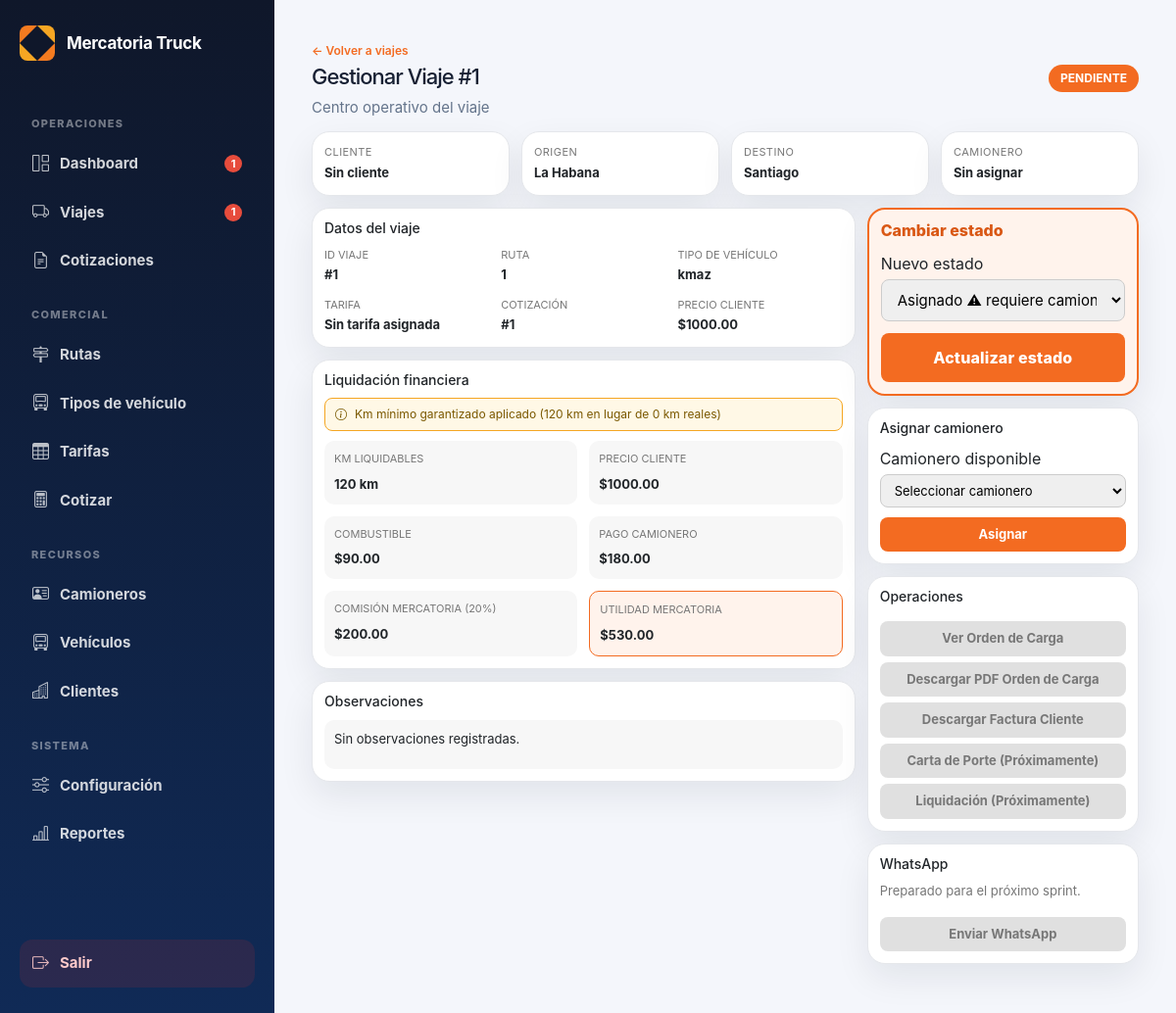
The page /admin/viaje/1 (signed in) on the database as committed earlier.
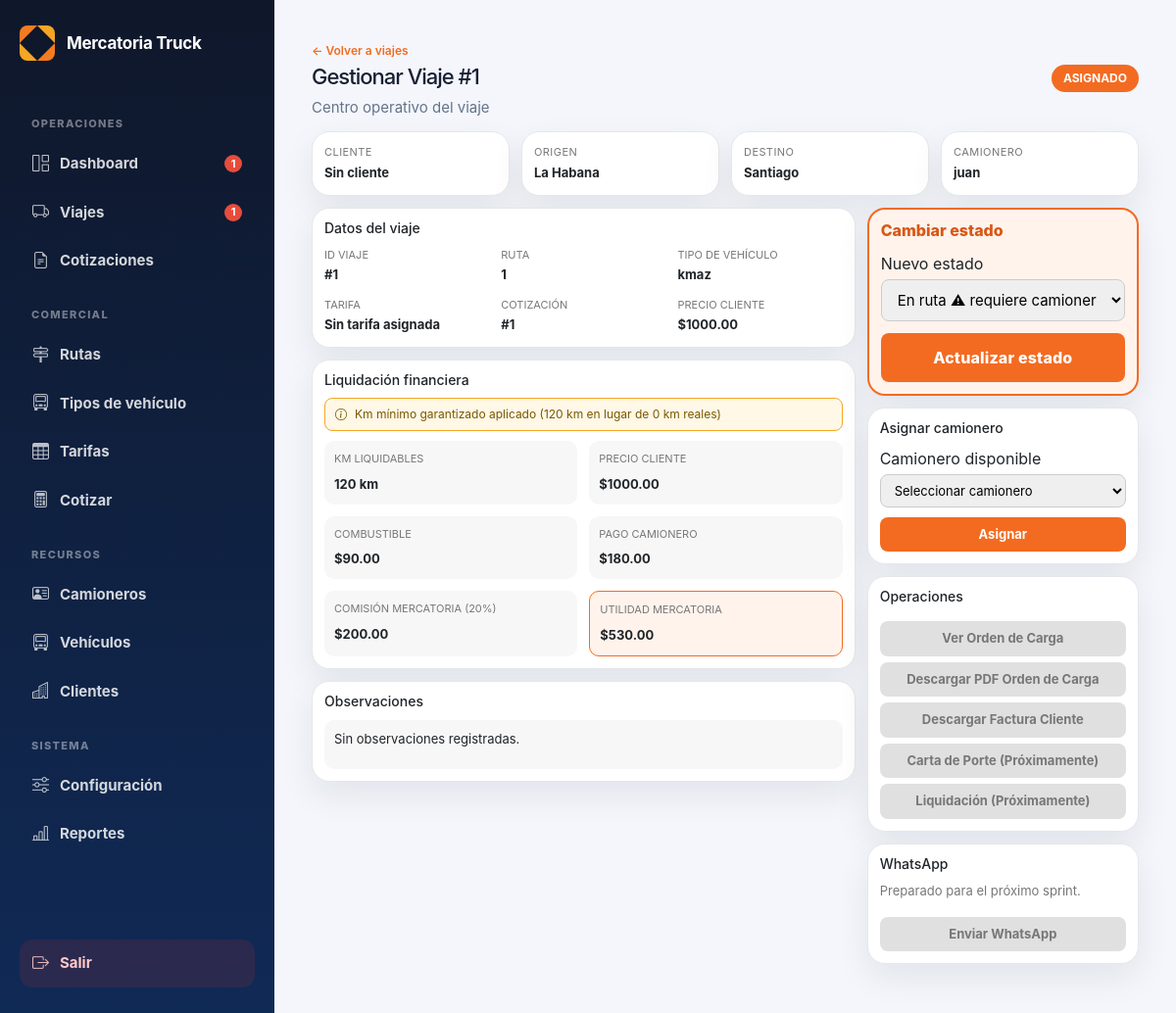
The same page on the database as committed later.
### tables this page shows
CREATE TABLE viajes (
        id INTEGER PRIMARY KEY AUTOINCREMENT,
        cliente TEXT,
        cliente_id INTEGER,
        ruta_id INTEGER,
        tarifa_id INTEGER,
        tipo_vehiculo_id INTEGER,
        origen TEXT,
        destino TEXT,
        precio REAL DEFAULT 0,
        precio_calculado REAL DEFAULT 0,
        precio_final REAL DEFAULT 0,
        precio_editado INTEGER DEFAULT 0,
        motivo_edicion_precio TEXT,
        combustible REAL DEFAULT 0,
        pago_camionero REAL DEFAULT 0,
        camionero REAL DEFAULT 0,
        comision REAL DEFAULT 0,
        beneficio REAL DEFAULT 0,
        estado TEXT DEFAULT 'Solicitado',
        camionero_id INTEGER,
        camionero_nombre TEXT,
        vehiculo_id INTEGER,
        fecha_creacion TEXT DEFAULT CURRENT_TIMESTAMP,
        fecha_asignacion TEXT,
        fecha_recogida TEXT,
        fecha_entrega TEXT,
        observaciones TEXT
    , cotizacion_id INTEGER, km REAL, kilometros REAL, precio_cliente REAL, combustible_estimado REAL, beneficio_estimado REAL, vehiculo_placa TEXT);

### routes/admin.py (the view, shortened to what this page needs)
@admin_bp.route("/viaje/<int:id>")
@admin_bp.route("/viajes/<int:id>/gestionar")
def gestionar_viaje(id):
    if not requiere_admin():
        return redirect("/login")
    conexion = conectar()
    cursor = conexion.cursor()
    cursor.execute("SELECT * FROM viajes WHERE id = ?", (id,))
    viaje = cursor.fetchone()
    if not viaje:
        conexion.close()
        return redirect("/admin/viajes")
    cursor.execute("""
        SELECT c.id, c.nombre,
               v.id AS vehiculo_id,
               COALESCE(v.matricula, '') AS vehiculo_matricula,
               COALESCE(v.marca, '') AS vehiculo_marca,
               COALESCE(v.modelo, '') AS vehiculo_modelo
        FROM camioneros c
        LEFT JOIN vehiculos v ON v.camionero_id = c.id AND v.activo = 1
        WHERE LOWER(c.estado) = 'disponible'
        ORDER BY c.nombre
    """)
    camioneros = cursor.fetchall()
    vehiculos = []
    tipo_vehiculo_nombre = None
    if viaje["tipo_vehiculo_id"]:
        cursor.execute("SELECT nombre FROM tipos_vehiculo WHERE id = ?", (viaje["tipo_vehiculo_id"],))
        row = cursor.fetchone()
        tipo_vehiculo_nombre = row["nombre"] if row else None
    tarifa_info = None
    conexion.close()
    liquidacion = calcular_liquidacion(id)
    error = request.args.get("error")
    _transiciones = {
        "solicitado": ["Asignado", "Cancelado"],
        "pendiente":  ["Asignado", "Cancelado"],
        "asignado":   ["En ruta", "Cancelado"],
        "en ruta":    ["Entregado", "Cancelado"],
        "en_ruta":    ["Entregado", "Cancelado"],
        "entregado":  [],
        "cancelado":  [],
    }
    estado_norm = (viaje["estado"] or "").lower()
    estados_validos = _transiciones.get(estado_norm, ["Asignado", "En ruta", "Entregado", "Cancelado"])
    orden_faltantes = []
    if not viaje["cliente"]:
        orden_faltantes.append("cliente")
    if not viaje["camionero_nombre"] and not viaje["camionero_id"]:
        orden_faltantes.append("camionero")
    if not viaje["vehiculo_id"]:
        orden_faltantes.append("vehículo")
    if not viaje["origen"]:
        orden_faltantes.append("origen")
    if not viaje["destino"]:
        orden_faltantes.append("destino")
    orden_carga_ok = len(orden_faltantes) == 0
    orden_carga_tooltip = "Falta: " + ", ".join(orden_faltantes) if orden_faltantes else ""
    return render_template(
        "admin/gestionar_viaje.html",
        viaje=viaje,
        camioneros=camioneros,
        vehiculos=vehiculos,
        liquidacion=liquidacion,
        tipo_vehiculo_nombre=tipo_vehiculo_nombre,
        tarifa_info=tarifa_info,
        error=error,
        estados_validos=estados_validos,
        orden_carga_ok=orden_carga_ok,
        orden_carga_tooltip=orden_carga_tooltip,
    )

### app.py (called while the page is built)
@app.context_processor
def sidebar_badges():
    try:
        conexion = conectar()
        cursor = conexion.cursor()
        cursor.execute(
            "SELECT COUNT(*) FROM viajes WHERE estado IN ('Pendiente', 'Solicitado')"
        )
        viajes_urgentes = cursor.fetchone()[0]
        cursor.execute(
            "SELECT COUNT(*) FROM viajes WHERE estado = 'Solicitado'"
        )
        dashboard_urgentes = cursor.fetchone()[0]
        conexion.close()
    except Exception:
        viajes_urgentes = 0
        dashboard_urgentes = 0
    return dict(
        sidebar_viajes_urgentes=viajes_urgentes,
        sidebar_dashboard_urgentes=dashboard_urgentes,
    )

### database.py (called while the page is built)
def conectar():
    con = sqlite3.connect(DATABASE_NAME)
    con.row_factory = sqlite3.Row
    return con

### routes/admin.py (called while the page is built)
def conectar():
    conexion = sqlite3.connect("mercatoria.db")
    conexion.row_factory = sqlite3.Row
    return conexion

def requiere_admin():
    return "usuario" in session and session.get("rol") in ["admin", "operador"]

### services/finanzas_service.py (called while the page is built)
def _col_exists(row, col):
    try:
        _ = row[col]
        return True
    except (IndexError, KeyError):
        return False

### templates/admin/gestionar_viaje.html (shortened to what the changed rows need)
{% extends "admin/base_admin.html" %}
{% block contenido %}
<div class="page-header">
    <div>
        <a href="/admin/viajes" class="btn-volver">← Volver a viajes</a>
        <h1>Gestionar Viaje #{{ viaje["id"] }}</h1>
        <p class="subtitulo">Centro operativo del viaje</p>
    </div>
    <div class="estado-badge">
        {{ viaje["estado"] }}
    </div>
</div>
<div class="grid-resumen">
    <div class="card resumen-card">
        <span>Origen</span>
        <strong>{{ viaje["origen"] if viaje["origen"] else "Sin origen" }}</strong>
    </div>
    <div class="card resumen-card">
        <span>Destino</span>
        <strong>{{ viaje["destino"] if viaje["destino"] else "Sin destino" }}</strong>
    </div>
    <div class="card resumen-card">
        <span>Camionero</span>
        <strong>{{ viaje["camionero_nombre"] if viaje["camionero_nombre"] else "Sin asignar" }}</strong>
    </div>
</div>
<div class="layout-operacion">
    <div class="columna-principal">
        <div class="card bloque">
            <h2>Datos del viaje</h2>
            <div class="detalle-grid">
                <div>
                    <label>ID viaje</label>
                    <p>#{{ viaje["id"] }}</p>
                </div>
                <div>
                    <label>Ruta</label>
                    <p>{{ viaje["ruta_id"] if viaje["ruta_id"] else "—" }}</p>
                </div>
                <div>
                    <label>Cotización</label>
                    <p>{% if viaje["cotizacion_id"] %}#{{ viaje["cotizacion_id"] }}{% else %}Sin cotización{% endif %}</p>
                </div>
                <div>
                    <label>Precio cliente</label>
                    {% set _precio_confirmado = (viaje["precio_final"] and viaje["precio_final"]|float > 0)
                                             or (viaje["precio_cliente"] and viaje["precio_cliente"]|float > 0)
                                             or (viaje["precio"] and viaje["precio"]|float > 0) %}
                    {% if _precio_confirmado %}
                        {% if viaje["precio_final"] and viaje["precio_final"]|float > 0 %}
                        <p>${{ "%.2f"|format(viaje["precio_final"]|float) }}</p>
                        {% elif viaje["precio_cliente"] and viaje["precio_cliente"]|float > 0 %}
                        <p>${{ "%.2f"|format(viaje["precio_cliente"]|float) }}</p>
                        {% else %}
                        <p>${{ "%.2f"|format(viaje["precio"]|float) }}</p>
                        {% endif %}
                    {% endif %}
                </div>
            </div>
        </div>
        <div class="card bloque">
            <h2>Liquidación financiera</h2>
        </div>
        <div class="card bloque">
            <h2>Observaciones</h2>
        </div>
    </div>
    <div class="columna-lateral">
        <div class="card bloque estado-bloque">
            <h2 class="estado-titulo">Cambiar estado</h2>
            {% if estados_validos %}
            <form method="POST" action="/admin/viaje/{{ viaje['id'] }}/estado">
                <label>Nuevo estado</label>
                <select name="estado" class="input input-estado" required>
                    {% for e in estados_validos %}
                    <option value="{{ e }}">{{ e }}{% if e == "Asignado" %} ⚠ requiere camionero + vehículo{% elif e == "En ruta" %} ⚠ requiere camionero, vehículo y precio{% endif %}</option>
                    {% endfor %}
                </select>
                <button class="btn-estado" type="submit">
                    Actualizar estado
                </button>
            </form>
            {% else %}
            <p style="color:#777;font-size:13px;margin:0;">
                El viaje está en estado <strong>{{ viaje["estado"] }}</strong>.<br>
                No hay transiciones disponibles.
            </p>
            {% endif %}
        </div>
        <div class="card bloque">
            <h2>Asignar camionero</h2>
        </div>
        <div class="card bloque operaciones-box">
            <h2>Operaciones</h2>
            {% set _precio_ok = (viaje["precio_final"] and viaje["precio_final"]|float > 0)
                              or (viaje["precio_cliente"] and viaje["precio_cliente"]|float > 0)
                              or (viaje["precio"] and viaje["precio"]|float > 0) %}
        </div>
        <div class="card bloque whatsapp-box">
            <h2>WhatsApp</h2>
        </div>
    </div>
</div>
{% endblock %}

Rows that differ between the two databases and show on the page:
changed viajes "La Habana": estado "PENDIENTE" → "ASIGNADO"; camionero_nombre (not shown) → "juan"
Other text that changed with them:
form field estado: "Asignado ⚠ requiere camionero + vehículo" → "En ruta ⚠ requiere camionero, vehículo y precio"
text no longer shown: "Sin asignar"
